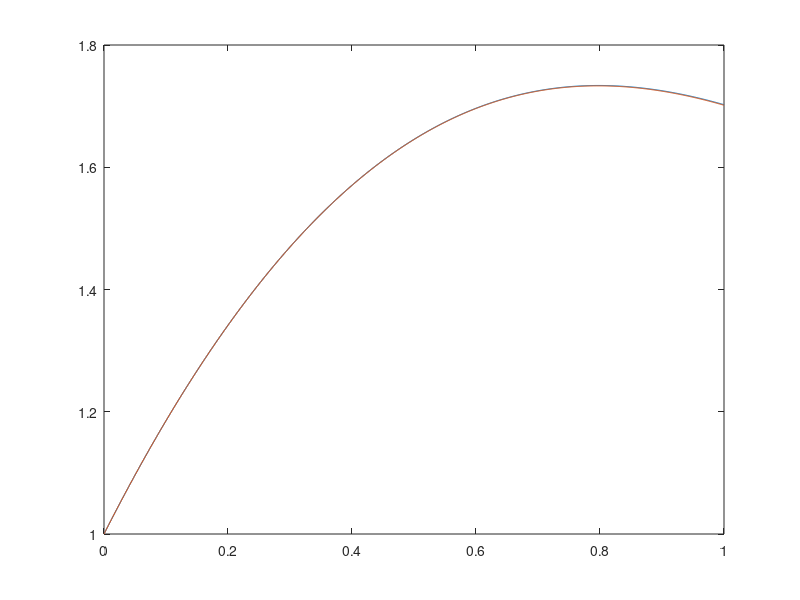

MATLAB code for this plot:
%explicit VS implicit (how dt affects them)

T=1;N=10;dt=0.001;M=T/dt;u0=1;u0p=2;
u=zeros(1,M+1);
u(1)=u0;
u(2)=u0+u0p*dt;
for i=3:M+1
    u(i)=(2+(1+(i-2)^2*dt^2)*dt-dt^2)/(1+(1+(i-2)^2*dt^2)*dt)*u(i-1)-1/(1+(1+(i-2)^2*dt^2)*dt)*u(i-2);
end
u(M+1)
plot(0:dt:1,u);
hold on;
T=1;N=10;dt=2^(-N);M=T/dt;u0=1;u0p=2;
w=zeros(1,M+1);
w(1)=u0;
w(2)=u0+u0p*dt;
for i=3:M+1
    w(i)=(2-(1+(i-2)^2*dt^2)*dt-dt^2)*w(i-1)+((1+(i-2)^2*dt^2)*dt-1)*w(i-2);
end
w(M+1)
plot(0:dt:1,w);
hold on;